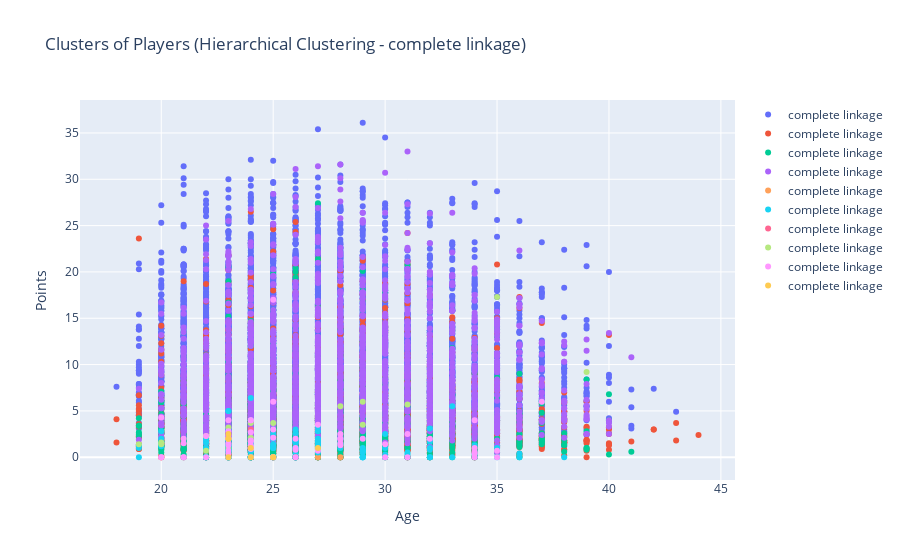

The notebook cell this image was saved under:
### Code cell
from sklearn.cluster import AgglomerativeClustering
import plotly.express as px
import plotly.graph_objects as go


n_clusters = 5

fig = go.Figure()

model = AgglomerativeClustering(n_clusters=n_clusters, linkage='ward')
data['cluster_label'] = model.fit_predict(data)

for cluster_label in data['cluster_label'].unique():
    cluster_data = data[data['cluster_label'] == cluster_label]
    fig.add_trace(go.Scatter(x=cluster_data['BALANCE'], y=cluster_data['PURCHASES'], mode='markers', name=f'ward linkage'))

fig.update_layout(
    xaxis_title='Balance',
    yaxis_title='Purchase',
    title=f'Clusters of Customers Ward Linkage',
)

fig.show()

### Figure 1 — Plotly figure (JSON) as saved in the notebook; plotly's stock layout.template omitted (floating-point values rounded to 4 significant figures; data arrays with more than 128 entries replaced by an {"elided": "..."} marker saying what was removed)
{"data": [{"mode": "markers", "name": "complete linkage", "type": "scatter", "x": {"elided": "5928 int values"}, "y": {"elided": "5928 float values"}}, {"mode": "markers", "name": "complete linkage", "type": "scatter", "x": {"elided": "2103 int values"}, "y": {"elided": "2103 float values"}}, {"mode": "markers", "name": "complete linkage", "type": "scatter", "x": {"elided": "1109 int values"}, "y": {"elided": "1109 float values"}}, {"mode": "markers", "name": "complete linkage", "type": "scatter", "x": {"elided": "1772 int values"}, "y": {"elided": "1772 float values"}}, {"mode": "markers", "name": "complete linkage", "type": "scatter", "x": [27, 28, 24, 23, 23, 22, 22], "y": [0, 0, 0, 1, 0, 0, 0]}, {"mode": "markers", "name": "complete linkage", "type": "scatter", "x": {"elided": "133 int values"}, "y": {"elided": "133 float values"}}, {"mode": "markers", "name": "complete linkage", "type": "scatter", "x": [26, 24], "y": [0, 3]}, {"mode": "markers", "name": "complete linkage", "type": "scatter", "x": [23, 24, 29, 25, 20, 19, 20, 35, 22, 24, 23, 39, 22, 28, 29, 31], "y": [3.2, 3.7, 3.5, 3.7, 1.4, 1.4, 1.6, 17.3, 2.3, 2.1, 1, 9.2, 0.7, 5.5, 6, 5.7]}, {"mode": "markers", "name": "complete linkage", "type": "scatter", "x": [24, 28, 23, 24, 20, 34, 34, 27, 35, 23, 26, 24, 28, 37, 34, 25, 24, 26, 25, 29, 24, 25, 24, 20, 35, 32, 24, 21, 24, 24, 34, 28, 27, 23, 24, 23, 30, 26, 31, 23, 25, 23, 34, 22, 23, 28, 25, 23, 23, 24, 28, 24, 21, 30, 24, 25, 21, 23, 25, 26, 23, 24, 31, 22, 20, 21], "y": [1.1, 2.5, 4, 1, 4.3, 0, 0.6, 0.7, 0.7, 2.8, 0, 0, 1.3, 6, 1, 2.1, 4, 0.8, 0, 2, 1, 0, 2.7, 0, 0, 2, 1, 1.5, 0.9, 1.8, 4, 2, 3.5, 0, 1.3, 2.3, 1.4, 2, 0, 0.7, 0, 2, 0.4, 2.3, 1.3, 2, 3, 2, 1.5, 1.7, 1.5, 1, 2, 0, 4, 17, 0, 0.4, 6, 1, 2, 1, 2.5, 0, 0, 0]}, {"mode": "markers", "name": "complete linkage", "type": "scatter", "x": [23, 24, 27, 23, 25, 23, 25, 24, 23], "y": [2, 1, 1, 2, 0, 0, 0, 0, 2.5]}], "layout": {"title": {"text": "Clusters of Players (Hierarchical Clustering - complete linkage)"}, "xaxis": {"title": {"text": "Age"}}, "yaxis": {"title": {"text": "Points"}}}}
